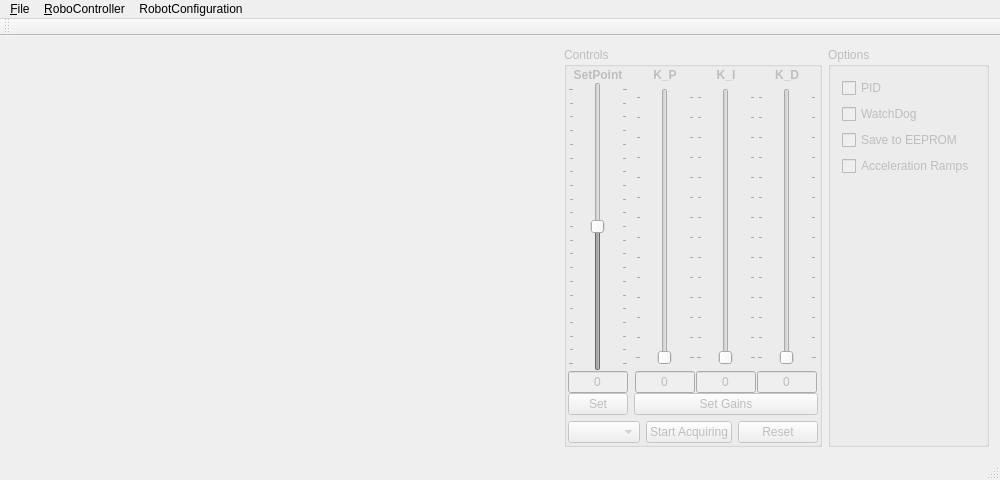
<?xml version="1.0" encoding="UTF-8"?>
<ui version="4.0">
 <class>CMainWindow</class>
 <widget class="QMainWindow" name="CMainWindow">
  <property name="geometry">
   <rect>
    <x>0</x>
    <y>0</y>
    <width>1000</width>
    <height>480</height>
   </rect>
  </property>
  <property name="windowTitle">
   <string>RoboController - PID Tuner</string>
  </property>
  <widget class="QWidget" name="centralWidget">
   <layout class="QGridLayout" name="gridLayout_3">
    <item row="0" column="0">
     <layout class="QHBoxLayout" name="horizontalLayout_2">
      <item>
       <widget class="QCustomPlot" name="widget_plot" native="true">
        <property name="sizePolicy">
         <sizepolicy hsizetype="Expanding" vsizetype="Expanding">
          <horstretch>0</horstretch>
          <verstretch>0</verstretch>
         </sizepolicy>
        </property>
        <property name="minimumSize">
         <size>
          <width>320</width>
          <height>200</height>
         </size>
        </property>
       </widget>
      </item>
      <item>
       <widget class="QGroupBox" name="groupBox_controls">
        <property name="enabled">
         <bool>false</bool>
        </property>
        <property name="title">
         <string>Controls</string>
        </property>
        <layout class="QGridLayout" name="gridLayout_2">
         <property name="leftMargin">
          <number>1</number>
         </property>
         <property name="topMargin">
          <number>1</number>
         </property>
         <property name="rightMargin">
          <number>1</number>
         </property>
         <property name="bottomMargin">
          <number>1</number>
         </property>
         <property name="spacing">
          <number>1</number>
         </property>
         <item row="0" column="0">
          <layout class="QGridLayout" name="gridLayout">
           <item row="0" column="0">
            <layout class="QVBoxLayout" name="SetPoint">
             <property name="spacing">
              <number>0</number>
             </property>
             <item>
              <widget class="QLabel" name="label_SetPoint">
               <property name="sizePolicy">
                <sizepolicy hsizetype="Fixed" vsizetype="Minimum">
                 <horstretch>0</horstretch>
                 <verstretch>0</verstretch>
                </sizepolicy>
               </property>
               <property name="minimumSize">
                <size>
                 <width>60</width>
                 <height>0</height>
                </size>
               </property>
               <property name="maximumSize">
                <size>
                 <width>60</width>
                 <height>16777215</height>
                </size>
               </property>
               <property name="font">
                <font>
                 <weight>75</weight>
                 <bold>true</bold>
                </font>
               </property>
               <property name="text">
                <string>SetPoint</string>
               </property>
               <property name="alignment">
                <set>Qt::AlignCenter</set>
               </property>
              </widget>
             </item>
             <item>
              <widget class="QSlider" name="verticalSlider_SetPoint">
               <property name="sizePolicy">
                <sizepolicy hsizetype="Fixed" vsizetype="Expanding">
                 <horstretch>0</horstretch>
                 <verstretch>0</verstretch>
                </sizepolicy>
               </property>
               <property name="minimumSize">
                <size>
                 <width>60</width>
                 <height>0</height>
                </size>
               </property>
               <property name="maximumSize">
                <size>
                 <width>60</width>
                 <height>16777215</height>
                </size>
               </property>
               <property name="minimum">
                <number>-1000</number>
               </property>
               <property name="maximum">
                <number>1000</number>
               </property>
               <property name="singleStep">
                <number>10</number>
               </property>
               <property name="pageStep">
                <number>50</number>
               </property>
               <property name="tracking">
                <bool>true</bool>
               </property>
               <property name="orientation">
                <enum>Qt::Vertical</enum>
               </property>
               <property name="invertedAppearance">
                <bool>false</bool>
               </property>
               <property name="invertedControls">
                <bool>true</bool>
               </property>
               <property name="tickPosition">
                <enum>QSlider::TicksBothSides</enum>
               </property>
               <property name="tickInterval">
                <number>100</number>
               </property>
              </widget>
             </item>
             <item>
              <widget class="QLineEdit" name="lineEdit_setPoint">
               <property name="sizePolicy">
                <sizepolicy hsizetype="Fixed" vsizetype="Fixed">
                 <horstretch>0</horstretch>
                 <verstretch>0</verstretch>
                </sizepolicy>
               </property>
               <property name="minimumSize">
                <size>
                 <width>60</width>
                 <height>0</height>
                </size>
               </property>
               <property name="maximumSize">
                <size>
                 <width>60</width>
                 <height>16777215</height>
                </size>
               </property>
               <property name="text">
                <string>0</string>
               </property>
               <property name="alignment">
                <set>Qt::AlignCenter</set>
               </property>
              </widget>
             </item>
             <item>
              <widget class="QPushButton" name="pushButton_SetPoint">
               <property name="sizePolicy">
                <sizepolicy hsizetype="Fixed" vsizetype="Fixed">
                 <horstretch>0</horstretch>
                 <verstretch>0</verstretch>
                </sizepolicy>
               </property>
               <property name="minimumSize">
                <size>
                 <width>60</width>
                 <height>0</height>
                </size>
               </property>
               <property name="maximumSize">
                <size>
                 <width>60</width>
                 <height>16777215</height>
                </size>
               </property>
               <property name="text">
                <string>Set</string>
               </property>
              </widget>
             </item>
            </layout>
           </item>
           <item row="0" column="1">
            <layout class="QVBoxLayout" name="Gains">
             <property name="spacing">
              <number>0</number>
             </property>
             <item>
              <layout class="QHBoxLayout" name="horizontalLayout">
               <property name="spacing">
                <number>0</number>
               </property>
               <item>
                <layout class="QVBoxLayout" name="verticalLayout">
                 <item>
                  <widget class="QLabel" name="label_Kp">
                   <property name="sizePolicy">
                    <sizepolicy hsizetype="Fixed" vsizetype="Minimum">
                     <horstretch>0</horstretch>
                     <verstretch>0</verstretch>
                    </sizepolicy>
                   </property>
                   <property name="minimumSize">
                    <size>
                     <width>60</width>
                     <height>0</height>
                    </size>
                   </property>
                   <property name="maximumSize">
                    <size>
                     <width>60</width>
                     <height>16777215</height>
                    </size>
                   </property>
                   <property name="font">
                    <font>
                     <weight>75</weight>
                     <bold>true</bold>
                    </font>
                   </property>
                   <property name="text">
                    <string>K_P</string>
                   </property>
                   <property name="alignment">
                    <set>Qt::AlignCenter</set>
                   </property>
                  </widget>
                 </item>
                 <item>
                  <widget class="QSlider" name="verticalSlider_Kp">
                   <property name="sizePolicy">
                    <sizepolicy hsizetype="Fixed" vsizetype="Expanding">
                     <horstretch>0</horstretch>
                     <verstretch>0</verstretch>
                    </sizepolicy>
                   </property>
                   <property name="minimumSize">
                    <size>
                     <width>60</width>
                     <height>0</height>
                    </size>
                   </property>
                   <property name="maximumSize">
                    <size>
                     <width>60</width>
                     <height>16777215</height>
                    </size>
                   </property>
                   <property name="minimum">
                    <number>0</number>
                   </property>
                   <property name="maximum">
                    <number>65535</number>
                   </property>
                   <property name="singleStep">
                    <number>500</number>
                   </property>
                   <property name="pageStep">
                    <number>100</number>
                   </property>
                   <property name="tracking">
                    <bool>true</bool>
                   </property>
                   <property name="orientation">
                    <enum>Qt::Vertical</enum>
                   </property>
                   <property name="invertedAppearance">
                    <bool>false</bool>
                   </property>
                   <property name="invertedControls">
                    <bool>true</bool>
                   </property>
                   <property name="tickPosition">
                    <enum>QSlider::TicksBothSides</enum>
                   </property>
                   <property name="tickInterval">
                    <number>5000</number>
                   </property>
                  </widget>
                 </item>
                 <item>
                  <widget class="QLineEdit" name="lineEdit_Kp">
                   <property name="sizePolicy">
                    <sizepolicy hsizetype="Fixed" vsizetype="Fixed">
                     <horstretch>0</horstretch>
                     <verstretch>0</verstretch>
                    </sizepolicy>
                   </property>
                   <property name="minimumSize">
                    <size>
                     <width>60</width>
                     <height>0</height>
                    </size>
                   </property>
                   <property name="maximumSize">
                    <size>
                     <width>60</width>
                     <height>16777215</height>
                    </size>
                   </property>
                   <property name="text">
                    <string>0</string>
                   </property>
                   <property name="alignment">
                    <set>Qt::AlignCenter</set>
                   </property>
                  </widget>
                 </item>
                </layout>
               </item>
               <item>
                <layout class="QVBoxLayout" name="verticalLayout_2">
                 <item>
                  <widget class="QLabel" name="label_Ki">
                   <property name="sizePolicy">
                    <sizepolicy hsizetype="Fixed" vsizetype="Minimum">
                     <horstretch>0</horstretch>
                     <verstretch>0</verstretch>
                    </sizepolicy>
                   </property>
                   <property name="minimumSize">
                    <size>
                     <width>60</width>
                     <height>0</height>
                    </size>
                   </property>
                   <property name="maximumSize">
                    <size>
                     <width>60</width>
                     <height>16777215</height>
                    </size>
                   </property>
                   <property name="font">
                    <font>
                     <weight>75</weight>
                     <bold>true</bold>
                    </font>
                   </property>
                   <property name="text">
                    <string>K_I</string>
                   </property>
                   <property name="alignment">
                    <set>Qt::AlignCenter</set>
                   </property>
                  </widget>
                 </item>
                 <item>
                  <widget class="QSlider" name="verticalSlider_Ki">
                   <property name="sizePolicy">
                    <sizepolicy hsizetype="Fixed" vsizetype="Expanding">
                     <horstretch>0</horstretch>
                     <verstretch>0</verstretch>
                    </sizepolicy>
                   </property>
                   <property name="minimumSize">
                    <size>
                     <width>60</width>
                     <height>0</height>
                    </size>
                   </property>
                   <property name="maximumSize">
                    <size>
                     <width>60</width>
                     <height>16777215</height>
                    </size>
                   </property>
                   <property name="minimum">
                    <number>0</number>
                   </property>
                   <property name="maximum">
                    <number>65535</number>
                   </property>
                   <property name="singleStep">
                    <number>500</number>
                   </property>
                   <property name="pageStep">
                    <number>100</number>
                   </property>
                   <property name="tracking">
                    <bool>true</bool>
                   </property>
                   <property name="orientation">
                    <enum>Qt::Vertical</enum>
                   </property>
                   <property name="invertedAppearance">
                    <bool>false</bool>
                   </property>
                   <property name="invertedControls">
                    <bool>true</bool>
                   </property>
                   <property name="tickPosition">
                    <enum>QSlider::TicksBothSides</enum>
                   </property>
                   <property name="tickInterval">
                    <number>5000</number>
                   </property>
                  </widget>
                 </item>
                 <item>
                  <widget class="QLineEdit" name="lineEdit_Ki">
                   <property name="sizePolicy">
                    <sizepolicy hsizetype="Fixed" vsizetype="Fixed">
                     <horstretch>0</horstretch>
                     <verstretch>0</verstretch>
                    </sizepolicy>
                   </property>
                   <property name="minimumSize">
                    <size>
                     <width>60</width>
                     <height>0</height>
                    </size>
                   </property>
                   <property name="maximumSize">
                    <size>
                     <width>60</width>
                     <height>16777215</height>
                    </size>
                   </property>
                   <property name="text">
                    <string>0</string>
                   </property>
                   <property name="alignment">
                    <set>Qt::AlignCenter</set>
                   </property>
                  </widget>
                 </item>
                </layout>
               </item>
               <item>
                <layout class="QVBoxLayout" name="verticalLayout_3">
                 <item>
                  <widget class="QLabel" name="label_Kd">
                   <property name="sizePolicy">
                    <sizepolicy hsizetype="Fixed" vsizetype="Minimum">
                     <horstretch>0</horstretch>
                     <verstretch>0</verstretch>
                    </sizepolicy>
                   </property>
                   <property name="minimumSize">
                    <size>
                     <width>60</width>
                     <height>0</height>
                    </size>
                   </property>
                   <property name="maximumSize">
                    <size>
                     <width>60</width>
                     <height>16777215</height>
                    </size>
                   </property>
                   <property name="font">
                    <font>
                     <weight>75</weight>
                     <bold>true</bold>
                    </font>
                   </property>
                   <property name="text">
                    <string>K_D</string>
                   </property>
                   <property name="alignment">
                    <set>Qt::AlignCenter</set>
                   </property>
                  </widget>
                 </item>
                 <item>
                  <widget class="QSlider" name="verticalSlider_Kd">
                   <property name="sizePolicy">
                    <sizepolicy hsizetype="Fixed" vsizetype="Expanding">
                     <horstretch>0</horstretch>
                     <verstretch>0</verstretch>
                    </sizepolicy>
                   </property>
                   <property name="minimumSize">
                    <size>
                     <width>60</width>
                     <height>0</height>
                    </size>
                   </property>
                   <property name="maximumSize">
                    <size>
                     <width>60</width>
                     <height>16777215</height>
                    </size>
                   </property>
                   <property name="minimum">
                    <number>0</number>
                   </property>
                   <property name="maximum">
                    <number>65535</number>
                   </property>
                   <property name="singleStep">
                    <number>500</number>
                   </property>
                   <property name="pageStep">
                    <number>10</number>
                   </property>
                   <property name="tracking">
                    <bool>true</bool>
                   </property>
                   <property name="orientation">
                    <enum>Qt::Vertical</enum>
                   </property>
                   <property name="invertedAppearance">
                    <bool>false</bool>
                   </property>
                   <property name="invertedControls">
                    <bool>true</bool>
                   </property>
                   <property name="tickPosition">
                    <enum>QSlider::TicksBothSides</enum>
                   </property>
                   <property name="tickInterval">
                    <number>5000</number>
                   </property>
                  </widget>
                 </item>
                 <item>
                  <widget class="QLineEdit" name="lineEdit_Kd">
                   <property name="sizePolicy">
                    <sizepolicy hsizetype="Fixed" vsizetype="Fixed">
                     <horstretch>0</horstretch>
                     <verstretch>0</verstretch>
                    </sizepolicy>
                   </property>
                   <property name="minimumSize">
                    <size>
                     <width>60</width>
                     <height>0</height>
                    </size>
                   </property>
                   <property name="maximumSize">
                    <size>
                     <width>60</width>
                     <height>16777215</height>
                    </size>
                   </property>
                   <property name="text">
                    <string>0</string>
                   </property>
                   <property name="alignment">
                    <set>Qt::AlignCenter</set>
                   </property>
                  </widget>
                 </item>
                </layout>
               </item>
              </layout>
             </item>
             <item>
              <widget class="QPushButton" name="pushButton_SetGains">
               <property name="text">
                <string>Set Gains</string>
               </property>
              </widget>
             </item>
            </layout>
           </item>
           <item row="1" column="0" colspan="2">
            <layout class="QHBoxLayout" name="Buttons">
             <item>
              <widget class="QComboBox" name="combo_motor_idx">
               <property name="currentIndex">
                <number>-1</number>
               </property>
              </widget>
             </item>
             <item>
              <widget class="QPushButton" name="pushButton_StartStop">
               <property name="text">
                <string>Start Acquiring</string>
               </property>
               <property name="checkable">
                <bool>true</bool>
               </property>
              </widget>
             </item>
             <item>
              <widget class="QPushButton" name="pushButton_Reset">
               <property name="enabled">
                <bool>false</bool>
               </property>
               <property name="text">
                <string>Reset</string>
               </property>
              </widget>
             </item>
            </layout>
           </item>
          </layout>
         </item>
        </layout>
       </widget>
      </item>
     </layout>
    </item>
    <item row="0" column="1">
     <widget class="QGroupBox" name="groupBox_options">
      <property name="enabled">
       <bool>false</bool>
      </property>
      <property name="title">
       <string>Options</string>
      </property>
      <layout class="QVBoxLayout" name="verticalLayout_4">
       <item>
        <widget class="QCheckBox" name="checkBox_PID_enable">
         <property name="text">
          <string>PID</string>
         </property>
        </widget>
       </item>
       <item>
        <widget class="QCheckBox" name="checkBox_WD_enable">
         <property name="text">
          <string>WatchDog</string>
         </property>
        </widget>
       </item>
       <item>
        <widget class="QCheckBox" name="checkBox_save_eeprom_enable">
         <property name="text">
          <string>Save to EEPROM</string>
         </property>
        </widget>
       </item>
       <item>
        <widget class="QCheckBox" name="checkBox_ramps_enable">
         <property name="text">
          <string>Acceleration Ramps</string>
         </property>
        </widget>
       </item>
       <item>
        <spacer name="verticalSpacer">
         <property name="orientation">
          <enum>Qt::Vertical</enum>
         </property>
         <property name="sizeHint" stdset="0">
          <size>
           <width>20</width>
           <height>93</height>
          </size>
         </property>
        </spacer>
       </item>
      </layout>
     </widget>
    </item>
   </layout>
  </widget>
  <widget class="QMenuBar" name="menuBar">
   <property name="geometry">
    <rect>
     <x>0</x>
     <y>0</y>
     <width>1000</width>
     <height>26</height>
    </rect>
   </property>
   <widget class="QMenu" name="menuRobocontroller">
    <property name="title">
     <string>&amp;RoboController</string>
    </property>
    <addaction name="action_Connect_TCP_Server"/>
    <addaction name="action_Disconnect"/>
   </widget>
   <widget class="QMenu" name="menuFile">
    <property name="title">
     <string>&amp;File</string>
    </property>
    <addaction name="action_Quit"/>
   </widget>
   <widget class="QMenu" name="menuRobotConfiguration">
    <property name="title">
     <string>RobotConfiguration</string>
    </property>
    <addaction name="actionEEPROM_to_Config_File"/>
    <addaction name="actionConfig_File_to_EEPROM"/>
    <addaction name="separator"/>
    <addaction name="actionRead_Config_File"/>
   </widget>
   <addaction name="menuFile"/>
   <addaction name="menuRobocontroller"/>
   <addaction name="menuRobotConfiguration"/>
  </widget>
  <widget class="QToolBar" name="mainToolBar">
   <attribute name="toolBarArea">
    <enum>TopToolBarArea</enum>
   </attribute>
   <attribute name="toolBarBreak">
    <bool>false</bool>
   </attribute>
  </widget>
  <widget class="QStatusBar" name="statusBar"/>
  <action name="action_Connect_TCP_Server">
   <property name="text">
    <string>&amp;Connect TCP Server</string>
   </property>
  </action>
  <action name="action_Quit">
   <property name="text">
    <string>&amp;Quit</string>
   </property>
  </action>
  <action name="action_Disconnect">
   <property name="enabled">
    <bool>false</bool>
   </property>
   <property name="text">
    <string>&amp;Disconnect</string>
   </property>
  </action>
  <action name="actionEEPROM_to_Config_File">
   <property name="enabled">
    <bool>false</bool>
   </property>
   <property name="text">
    <string>EEPROM to Config File</string>
   </property>
  </action>
  <action name="actionConfig_File_to_EEPROM">
   <property name="enabled">
    <bool>false</bool>
   </property>
   <property name="text">
    <string>Config File to EEPROM</string>
   </property>
  </action>
  <action name="actionRead_Config_File">
   <property name="text">
    <string>Read Config File</string>
   </property>
  </action>
 </widget>
 <layoutdefault spacing="6" margin="11"/>
 <customwidgets>
  <customwidget>
   <class>QCustomPlot</class>
   <extends>QWidget</extends>
   <header>qcustomplot.h</header>
   <container>1</container>
  </customwidget>
 </customwidgets>
 <resources/>
 <connections>
  <connection>
   <sender>action_Quit</sender>
   <signal>triggered()</signal>
   <receiver>CMainWindow</receiver>
   <slot>close()</slot>
   <hints>
    <hint type="sourcelabel">
     <x>-1</x>
     <y>-1</y>
    </hint>
    <hint type="destinationlabel">
     <x>306</x>
     <y>150</y>
    </hint>
   </hints>
  </connection>
 </connections>
</ui>
